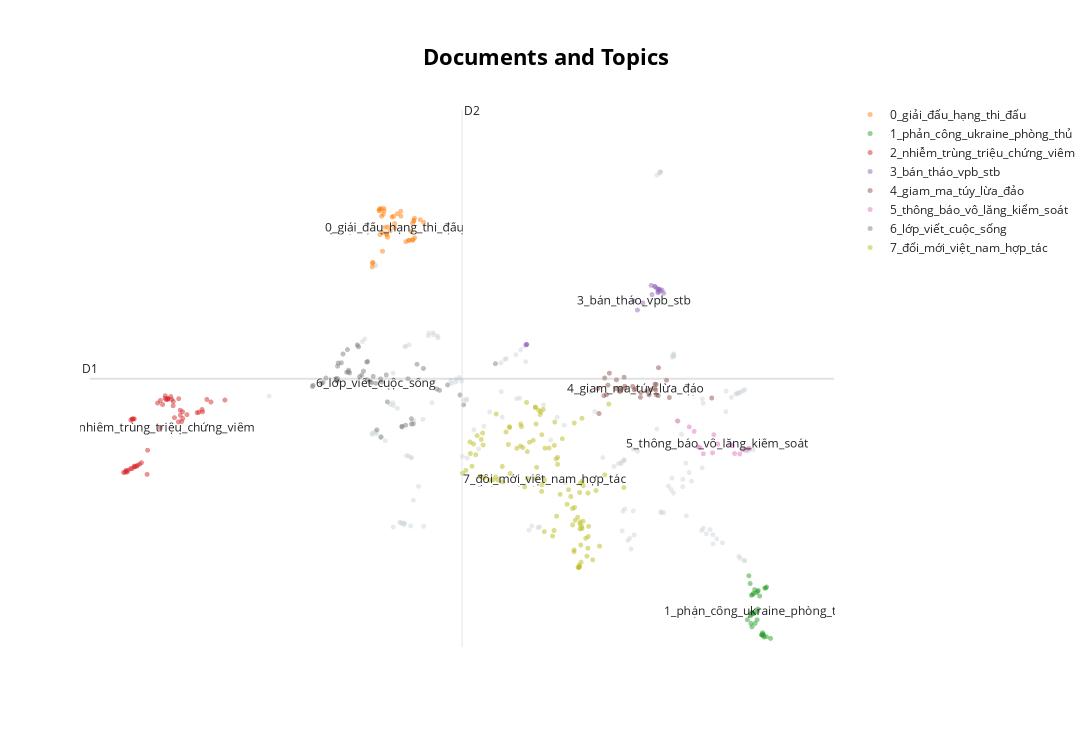

Notebook cell for this chart:
### Markdown cell above
### Visualize Documents

### Code cell
from umap import UMAP
topic_model.visualize_documents(docs)
